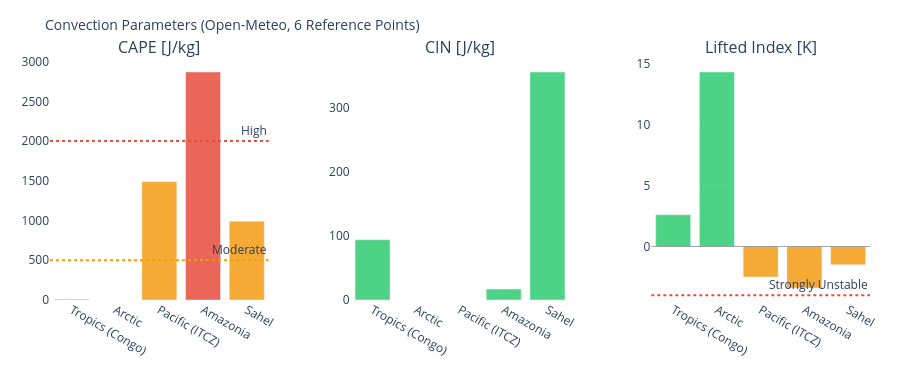

Notebook cell for this chart:
### Markdown cell above
---
## 3. Visualizations

### Code cell
# ============================================================
# CAPE / CIN / LIFTED INDEX – Convection potential
# ============================================================

if not df_atm.empty:
    fig = make_subplots(
        rows=1, cols=3,
        subplot_titles=['CAPE [J/kg]', 'CIN [J/kg]', 'Lifted Index [K]'],
        horizontal_spacing=0.1
    )
    pts = df_atm['point'].tolist()
    pt_colors = ['#E85D24','#185FA5','#888780','#378ADD','#639922','#F2A623']

    # CAPE – höher = mehr Gewitterpotential
    cape_vals = df_atm['cape'].fillna(0).tolist()
    cape_colors = ['#e74c3c' if v > 2000 else '#f39c12' if v > 500 else '#2ecc71'
                   for v in cape_vals]
    fig.add_trace(go.Bar(x=pts, y=cape_vals, marker_color=cape_colors,
                         opacity=0.85, showlegend=False), row=1, col=1)
    fig.add_hline(y=2000, line_dash='dot', line_color='#e74c3c',
                  annotation_text='High', row=1, col=1)
    fig.add_hline(y=500,  line_dash='dot', line_color='#f39c12',
                  annotation_text='Moderate', row=1, col=1)

    # CIN – negativer = stärker gedeckelt (weniger Auslöse)
    cin_vals = df_atm['cin'].fillna(0).tolist()
    cin_colors = ['#e74c3c' if v < -200 else '#f39c12' if v < -50 else '#2ecc71'
                  for v in cin_vals]
    fig.add_trace(go.Bar(x=pts, y=cin_vals, marker_color=cin_colors,
                         opacity=0.85, showlegend=False), row=1, col=2)

    # Lifted Index – negativ = instabil
    li_vals = df_atm['li'].fillna(0).tolist()
    li_colors = ['#e74c3c' if v < -4 else '#f39c12' if v < 0 else '#2ecc71'
                 for v in li_vals]
    fig.add_trace(go.Bar(x=pts, y=li_vals, marker_color=li_colors,
                         opacity=0.85, showlegend=False), row=1, col=3)
    fig.add_hline(y=0, line_color='gray', line_width=0.7, row=1, col=3)
    fig.add_hline(y=-4, line_dash='dot', line_color='#e74c3c',
                  annotation_text='Strongly Unstable', row=1, col=3)

    fig.update_layout(
        title=dict(text='Convection Parameters (Open-Meteo, 6 Reference Points)', font=dict(size=14)),
        height=380, plot_bgcolor='rgba(0,0,0,0)', paper_bgcolor='rgba(0,0,0,0)',
        margin=dict(l=50, r=30, t=60, b=80)
    )
    fig.update_xaxes(tickangle=30)
    fig.show()

### Figure 1 — Plotly figure (JSON) as saved in the notebook; plotly's stock layout.template omitted (floating-point values rounded to 4 significant figures)
{"data": [{"marker": {"color": ["#2ecc71", "#2ecc71", "#f39c12", "#e74c3c", "#f39c12"]}, "opacity": 0.85, "showlegend": false, "type": "bar", "x": ["Tropics (Congo)", "Arctic", "Pacific (ITCZ)", "Amazonia", "Sahel"], "xaxis": "x", "y": [10.0, 0.0, 1490.0, 2870.0, 990.0], "yaxis": "y"}, {"marker": {"color": ["#2ecc71", "#2ecc71", "#2ecc71", "#2ecc71", "#2ecc71"]}, "opacity": 0.85, "showlegend": false, "type": "bar", "x": ["Tropics (Congo)", "Arctic", "Pacific (ITCZ)", "Amazonia", "Sahel"], "xaxis": "x2", "y": [94.0, 0.0, 0.0, 17.0, 356.0], "yaxis": "y2"}, {"marker": {"color": ["#2ecc71", "#2ecc71", "#f39c12", "#f39c12", "#f39c12"]}, "opacity": 0.85, "showlegend": false, "type": "bar", "x": ["Tropics (Congo)", "Arctic", "Pacific (ITCZ)", "Amazonia", "Sahel"], "xaxis": "x3", "y": [2.6, 14.3, -2.5, -3.4, -1.5], "yaxis": "y3"}], "layout": {"annotations": [{"font": {"size": 16}, "showarrow": false, "text": "CAPE [J/kg]", "x": 0.1333, "xanchor": "center", "xref": "paper", "y": 1.0, "yanchor": "bottom", "yref": "paper"}, {"font": {"size": 16}, "showarrow": false, "text": "CIN [J/kg]", "x": 0.5, "xanchor": "center", "xref": "paper", "y": 1.0, "yanchor": "bottom", "yref": "paper"}, {"font": {"size": 16}, "showarrow": false, "text": "Lifted Index [K]", "x": 0.8667, "xanchor": "center", "xref": "paper", "y": 1.0, "yanchor": "bottom", "yref": "paper"}, {"showarrow": false, "text": "High", "x": 1, "xanchor": "right", "xref": "x domain", "y": 2000, "yanchor": "bottom", "yref": "y"}, {"showarrow": false, "text": "Moderate", "x": 1, "xanchor": "right", "xref": "x domain", "y": 500, "yanchor": "bottom", "yref": "y"}, {"showarrow": false, "text": "Strongly Unstable", "x": 1, "xanchor": "right", "xref": "x3 domain", "y": -4, "yanchor": "bottom", "yref": "y3"}], "height": 380, "margin": {"b": 80, "l": 50, "r": 30, "t": 60}, "paper_bgcolor": "rgba(0,0,0,0)", "plot_bgcolor": "rgba(0,0,0,0)", "shapes": [{"line": {"color": "#e74c3c", "dash": "dot"}, "type": "line", "x0": 0, "x1": 1, "xref": "x domain", "y0": 2000, "y1": 2000, "yref": "y"}, {"line": {"color": "#f39c12", "dash": "dot"}, "type": "line", "x0": 0, "x1": 1, "xref": "x domain", "y0": 500, "y1": 500, "yref": "y"}, {"line": {"color": "gray", "width": 0.7}, "type": "line", "x0": 0, "x1": 1, "xref": "x3 domain", "y0": 0, "y1": 0, "yref": "y3"}, {"line": {"color": "#e74c3c", "dash": "dot"}, "type": "line", "x0": 0, "x1": 1, "xref": "x3 domain", "y0": -4, "y1": -4, "yref": "y3"}], "title": {"font": {"size": 14}, "text": "Convection Parameters (Open-Meteo, 6 Reference Points)"}, "xaxis": {"anchor": "y", "domain": [0.0, 0.2667], "tickangle": 30}, "xaxis2": {"anchor": "y2", "domain": [0.3667, 0.6333], "tickangle": 30}, "xaxis3": {"anchor": "y3", "domain": [0.7333, 1.0], "tickangle": 30}, "yaxis": {"anchor": "x", "domain": [0.0, 1.0]}, "yaxis2": {"anchor": "x2", "domain": [0.0, 1.0]}, "yaxis3": {"anchor": "x3", "domain": [0.0, 1.0]}}}
